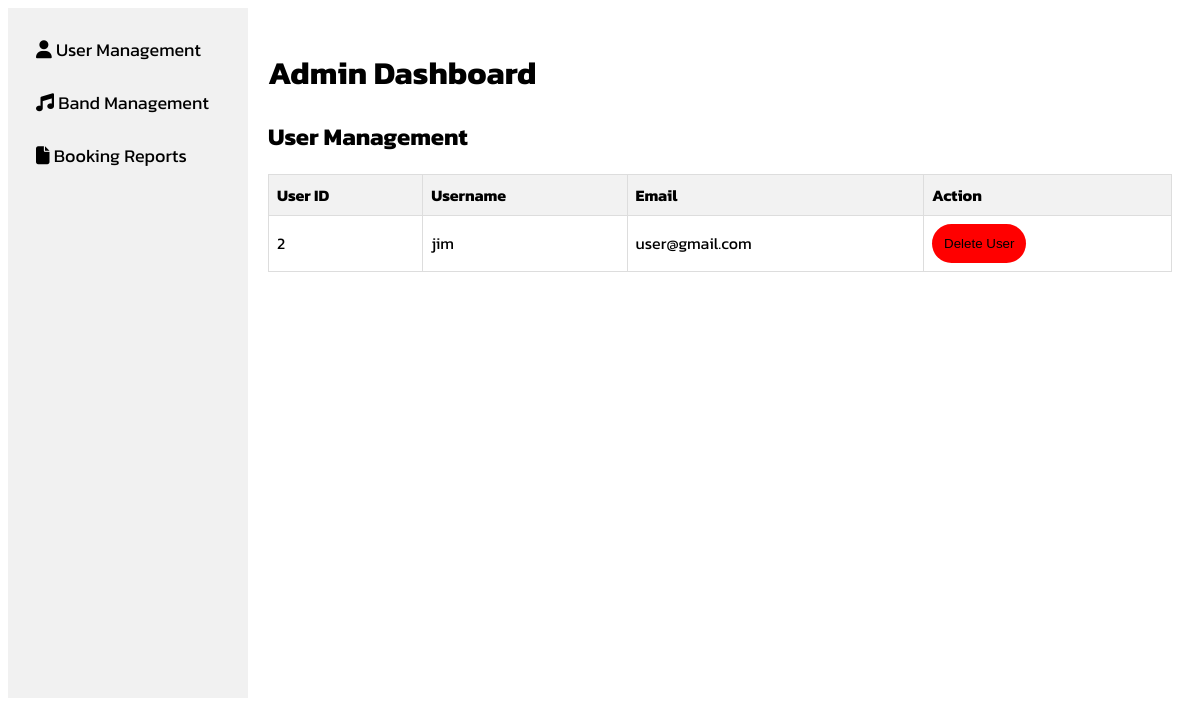
The page /als/admindash.php (signed in) on the database its author committed.
### tables this page shows
CREATE TABLE `users` (
  `id` int(11) NOT NULL,
  `username` varchar(256) NOT NULL,
  `email` varchar(256) NOT NULL,
  `password` varchar(256) NOT NULL
);

### als/admindash.php (the view, shortened to what this page needs)
<?php
$conn = new mysqli("localhost", "alhad", "1234", "mini");
?>
<!DOCTYPE html>
<html lang="en">
<head>
    <link rel="stylesheet" href="https://cdnjs.cloudflare.com/ajax/libs/font-awesome/6.4.2/css/all.min.css" />
</head>
<body>
<div class="sidebar">
        <a id="userManagement"><i class="fa-solid fa-user"></i> User Management</a>
        <a id="bandManagement"><i class="fa-solid fa-music"></i> Band Management</a>
        <a id="bookingReports"><i class="fa-solid fa-file"></i> Booking Reports</a>
    </div>
    <div class="content">
        <h1>Admin Dashboard</h1>
        <div id="userManagementSection">
            <h2>User Management</h2>
            <table>
                <tr>
                    <th>User ID</th>
                    <th>Username</th>
                    <th>Email</th>
                    <th>Action</th>
                </tr>
                <?php
                $usersSql = "SELECT id, username, email FROM users";
                $usersResult = $conn->query($usersSql);
                while ($user = $usersResult->fetch_assoc()) {
                    echo '<tr>';
                    echo '<td>' . $user['id'] . '</td>';
                    echo '<td>' . $user['username'] . '</td>';
                    echo '<td>' . $user['email'] . '</td>';
                    echo '<td>';
                    echo '<form method="post">';
                    echo '<input type="submit" class="btn" value="Delete User">';
                    echo '</form>';
                    echo '</td>';
                    echo '</tr>';
                }
                ?>
            </table>
        </div>
    </div>
</body>
</html>

### als/admindash.php (style rules this page uses)
.btn { border:none; background:red; text-decoration:none; padding:12px; border-radius:20px; }
body { font-family: kanit; display: flex; flex-direction: row; }
.sidebar { width: 200px; background-color: #f1f1f1; padding: 20px; display: flex; flex-direction: column; height: 650px; }
.content { flex: 1; padding: 20px; }
.sidebar a { padding: 8px; text-decoration: none; font-size: 18px; color: #000; display: block; margin-bottom: 10px; cursor: pointer; }
table { width: 100%; border-collapse: collapse; margin-top: 20px; }
table, th, td { border: 1px solid #ddd; padding: 8px; text-align: left; }
th { background-color: #f2f2f2; }

### rows shown on the page
users: id "2", username "jim", email "user@gmail.com"
